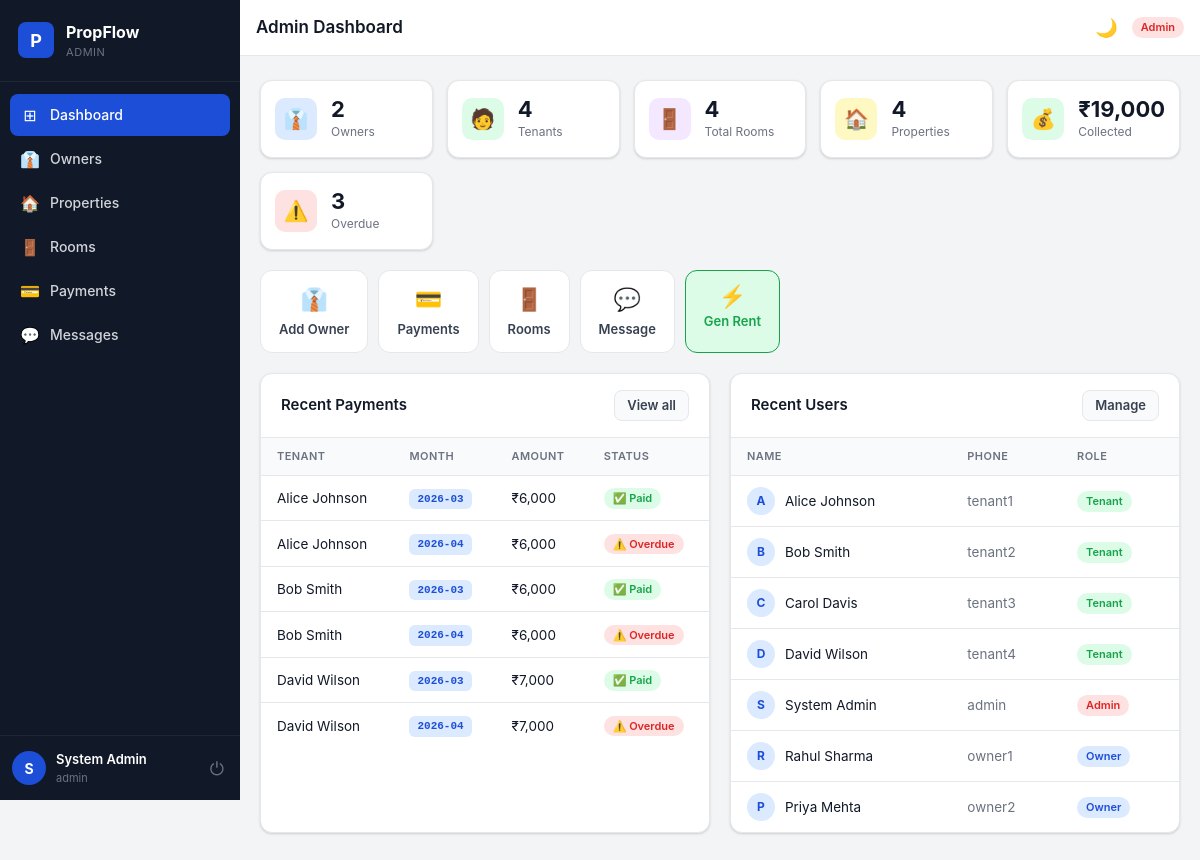
The page /admin/dashboard (signed in) on the database its author committed.
### models.py (models this page shows, shortened)
class User(UserMixin, db.Model):
    __tablename__ = "users"
    id            = db.Column(db.Integer, primary_key=True)
    phone         = db.Column(db.String(30),  unique=True, nullable=False)
    full_name     = db.Column(db.String(150), nullable=False)
    password_hash = db.Column(db.String(255), nullable=False)
    role          = db.Column(db.String(10),  nullable=False, default="tenant")  # admin|owner|tenant
    is_active     = db.Column(db.Boolean, default=True,  nullable=False)
    owner_id      = db.Column(db.Integer,
                               db.ForeignKey("users.id", ondelete="SET NULL"),
                               nullable=True)
    created_at    = db.Column(db.DateTime, default=now_utc, nullable=False)
    updated_at    = db.Column(db.DateTime, default=now_utc, onupdate=now_utc, nullable=False)
    owned_tenants     = db.relationship(
        "User", foreign_keys=[owner_id],
        backref=db.backref("owner_user", remote_side=[id]),
        lazy="dynamic"
    )
    properties        = db.relationship("Property",       back_populates="owner",
                                        foreign_keys="Property.owner_id",    lazy="dynamic")
    tenancies         = db.relationship("PropertyTenant", back_populates="tenant",
                                        foreign_keys="PropertyTenant.tenant_id", lazy="dynamic")
    payments          = db.relationship("Payment",        back_populates="tenant",
                                        foreign_keys="Payment.tenant_id",    lazy="dynamic")
    notifications     = db.relationship("Notification",   back_populates="user",   lazy="dynamic")
    sent_messages     = db.relationship("Message", back_populates="sender",
                                        foreign_keys="Message.sender_id",    lazy="dynamic")
    received_messages = db.relationship("Message", back_populates="receiver",
                                        foreign_keys="Message.receiver_id",  lazy="dynamic")
    room_assignments  = db.relationship("RoomTenant", back_populates="tenant",
                                        foreign_keys="RoomTenant.tenant_id", lazy="dynamic")
    __table_args__ = (
        Index("ix_users_phone", "phone"),
        Index("ix_users_role",  "role"),
        Index("ix_users_owner_role", "owner_id", "role"),
    )

class Payment(db.Model):
    __tablename__ = "payments"
    id             = db.Column(db.Integer, primary_key=True)
    tenant_id      = db.Column(db.Integer,
                                db.ForeignKey("users.id", ondelete="CASCADE"),
                                nullable=False)
    property_id    = db.Column(db.Integer,
                                db.ForeignKey("properties.id", ondelete="CASCADE"),
                                nullable=False)
    rent_month     = db.Column(db.String(7), nullable=True, index=True)
    amount         = db.Column(db.Numeric(10, 2), nullable=False)
    payment_type   = db.Column(db.String(30), default="rent")
    status         = db.Column(db.String(20), default="pending", nullable=False)
    due_date       = db.Column(db.DateTime, nullable=True)
    paid_at        = db.Column(db.DateTime, nullable=True)
    transaction_id = db.Column(db.String(100), unique=True, nullable=True)
    payment_method = db.Column(db.String(50),  nullable=True)
    description    = db.Column(db.Text, nullable=True)
    notes          = db.Column(db.Text, nullable=True)
    created_at     = db.Column(db.DateTime, default=now_utc)
    updated_at     = db.Column(db.DateTime, default=now_utc, onupdate=now_utc)
    tenant   = db.relationship("User",     back_populates="payments",  foreign_keys=[tenant_id])
    property = db.relationship("Property", back_populates="payments",  foreign_keys=[property_id])
    __table_args__ = (
        UniqueConstraint("tenant_id", "property_id", "rent_month",
                         name="uq_payment_tenant_property_month"),
        Index("ix_payments_tenant_status",  "tenant_id", "status"),
        Index("ix_payments_property_month", "property_id", "rent_month"),
        Index("ix_payments_status",         "status"),
        Index("ix_payments_due_date",       "due_date"),
    )

### routes/admin.py (the view)
@admin_bp.route("/dashboard")
@login_required
@role_required("admin")
def dashboard():
    mark_overdue_payments()
    stats = {
        "total_users":      User.query.filter_by(is_active=True).count(),
        "total_owners":     User.query.filter_by(role="owner",  is_active=True).count(),
        "total_tenants":    User.query.filter_by(role="tenant", is_active=True).count(),
        "total_properties": Property.query.filter_by(is_deleted=False).count(),
        "total_rooms":      Room.query.filter_by(is_active=True).count(),
        "total_payments":   Payment.query.count(),
        "revenue": float(db.session.query(
            db.func.coalesce(db.func.sum(Payment.amount), 0)
        ).filter_by(status="completed").scalar() or 0),
        "pending_payments": Payment.query.filter_by(status="pending").count(),
        "overdue_payments": Payment.query.filter_by(status="overdue").count(),
        "occupied_rooms":   sum(1 for r in Room.query.filter_by(is_active=True).all()
                                if hasattr(r, "get_occupancy") and (r.get_occupancy() or 0) > 0),
    }
    recent_payments = Payment.query.order_by(Payment.created_at.desc()).limit(10).all()
    recent_users    = User.query.order_by(User.created_at.desc()).limit(8).all()
    return render_template("admin/dashboard.html",
                           stats=stats,
                           recent_payments=recent_payments,
                           recent_users=recent_users)

### models.py (called while the page is built)
def now_utc():
    return datetime.now(timezone.utc).replace(tzinfo=None)

    def get_occupancy(self):
        return self.room_tenants.filter_by().count()

### routes/__init__.py (called while the page is built)
def role_required(*roles):
    def decorator(f):
        @wraps(f)
        def decorated(*args, **kwargs):
            if not current_user.is_authenticated:
                if request.path.startswith("/api/") or request.is_json:
                    return jsonify({"error": "Login required"}), 401
                return redirect(url_for("auth.login"))
            if current_user.role not in roles:
                if request.path.startswith("/api/") or request.is_json:
                    return jsonify({"error": "Access denied"}), 403
                abort(403)
            return f(*args, **kwargs)
        return decorated
    return decorator

### services/__init__.py (called while the page is built)
def _get_payment_svc():
    global _payment_svc
    if _payment_svc is None:
        _payment_svc = PaymentService()
    return _payment_svc

def mark_overdue_payments():
    return _get_payment_svc().mark_overdue()

### services/base.py (called while the page is built)
    def safe_commit(self, context: str = "") -> None:
        try:
            db.session.commit()
        except Exception as exc:
            db.session.rollback()
            self.log.error(
                f"DB commit failed: {context}",
                extra={"exception": str(exc), "exc_type": type(exc).__name__},
            )
            raise ServiceError(
                f"Database error while {context or 'saving changes'}. Please retry.",
                original=str(exc),
            ) from exc

### services/payment.py (called while the page is built)
    def mark_overdue(self) -> int:
        now = now_utc()
        count = (
            Payment.query
            .filter(Payment.status == "pending", Payment.due_date < now)
            .update({"status": "overdue"}, synchronize_session="fetch")
        )
        self.safe_commit("mark_overdue_payments")
        if count:
            self.log.info("Payments marked overdue", extra={"count": count})
        return count

### templates/admin/dashboard.html (shortened to what this page needs)
{% extends "base.html" %}
{% block page_title %}Admin Dashboard{% endblock %}
{% block content %}
<div class="stats-grid">
  <div class="stat-card"><div class="stat-icon" style="background:var(--c-blue-bg);color:var(--c-blue)">👔</div><div class="stat-body"><div class="stat-value">{{ stats.total_owners }}</div><div class="stat-label">Owners</div></div></div>
  <div class="stat-card"><div class="stat-icon" style="background:var(--c-green-bg);color:var(--c-green)">🧑</div><div class="stat-body"><div class="stat-value">{{ stats.total_tenants }}</div><div class="stat-label">Tenants</div></div></div>
  <div class="stat-card"><div class="stat-icon" style="background:var(--c-purple-bg);color:var(--c-purple)">🚪</div><div class="stat-body"><div class="stat-value">{{ stats.total_rooms }}</div><div class="stat-label">Total Rooms</div></div></div>
  <div class="stat-card"><div class="stat-icon" style="background:var(--c-yellow-bg);color:var(--c-yellow)">🏠</div><div class="stat-body"><div class="stat-value">{{ stats.total_properties }}</div><div class="stat-label">Properties</div></div></div>
  <div class="stat-card"><div class="stat-icon" style="background:var(--c-green-bg);color:var(--c-green)">💰</div><div class="stat-body"><div class="stat-value">₹{{ "{:,.0f}".format(stats.revenue) }}</div><div class="stat-label">Collected</div></div></div>
  <div class="stat-card"><div class="stat-icon" style="background:var(--c-red-bg);color:var(--c-red)">⚠️</div><div class="stat-body"><div class="stat-value">{{ stats.overdue_payments }}</div><div class="stat-label">Overdue</div></div></div>
</div>
<div class="quick-actions">
  <a href="{{ url_for('admin.users') }}"    class="qa-btn"><span>👔</span>Add Owner</a>
  <a href="{{ url_for('admin.payments') }}" class="qa-btn"><span>💳</span>Payments</a>
  <a href="{{ url_for('rooms.index') }}"    class="qa-btn"><span>🚪</span>Rooms</a>
  <a href="{{ url_for('chat.index') }}"     class="qa-btn"><span>💬</span>Message</a>
  <button onclick="openModal('genRentModal')" class="qa-btn qa-btn-accent"><span>⚡</span>Gen Rent</button>
</div>
<div class="two-col">
  <div class="card">
    <div class="card-header">
      <h2>Recent Payments</h2>
      <a href="{{ url_for('admin.payments') }}" class="btn btn-ghost btn-sm">View all</a>
    </div>
    <div class="table-wrap">
      <table class="table">
        <thead><tr><th>Tenant</th><th>Month</th><th>Amount</th><th>Status</th></tr></thead>
        <tbody>
          {% for p in recent_payments %}
          <tr>
            <td>{{ p.tenant.full_name if p.tenant else '—' }}</td>
            <td><span class="month-tag">{{ p.rent_month or '—' }}</span></td>
            <td>₹{{ "{:,.0f}".format(p.amount) }}</td>
            <td>
              {% if p.status == 'completed' %}<span class="badge badge-completed">✅ Paid</span>
              {% elif p.status == 'overdue' %}<span class="badge badge-overdue">⚠️ Overdue</span>
              {% else %}<span class="badge badge-pending">⏳ {{ p.status }}</span>{% endif %}
            </td>
          </tr>
          {% else %}
          <tr><td colspan="4" class="text-center text-muted py-32">No payments</td></tr>
          {% endfor %}
        </tbody>
      </table>
    </div>
  </div>
  <div class="card">
    <div class="card-header">
      <h2>Recent Users</h2>
      <a href="{{ url_for('admin.users') }}" class="btn btn-ghost btn-sm">Manage</a>
    </div>
    <div class="table-wrap">
      <table class="table">
        <thead><tr><th>Name</th><th>Phone</th><th>Role</th></tr></thead>
        <tbody>
          {% for u in recent_users %}
          <tr>
            <td><div class="user-cell"><div class="avatar avatar-sm">{{ u.full_name[0].upper() }}</div>{{ u.full_name }}</div></td>
            <td class="text-muted">{{ u.phone }}</td>
            <td><span class="role-badge role-{{ u.role }}">{{ u.role }}</span></td>
          </tr>
          {% else %}
          <tr><td colspan="3" class="text-center text-muted">No users</td></tr>
          {% endfor %}
        </tbody>
      </table>
    </div>
  </div>
</div>
{% endblock %}

### templates/base.html (shortened to what this page needs)
<!DOCTYPE html>
<html lang="en" data-theme="light">
<head>
  <link rel="stylesheet" href="{{ url_for('static', filename='css/style.css') }}"/>
</head>
<body>
<aside class="sidebar" id="sidebar">
  <div class="sidebar-logo">
    <div class="logo-icon">P</div>
    <div>
      <div class="logo-name">PropFlow</div>
      <div class="logo-role">{{ current_user.role | capitalize }}</div>
    </div>
  </div>
  <nav class="sidebar-nav">
    {% if current_user.role == 'admin' %}
      <a href="{{ url_for('admin.dashboard') }}"  class="nav-item {% if request.endpoint == 'admin.dashboard'   %}active{% endif %}"><span class="nav-icon">⊞</span>Dashboard</a>
      <a href="{{ url_for('admin.users') }}"      class="nav-item {% if request.endpoint == 'admin.users'      %}active{% endif %}"><span class="nav-icon">👔</span>Owners</a>
      <a href="{{ url_for('admin.properties') }}" class="nav-item {% if request.endpoint == 'admin.properties' %}active{% endif %}"><span class="nav-icon">🏠</span>Properties</a>
      <a href="{{ url_for('rooms.index') }}"      class="nav-item {% if 'rooms' in request.endpoint            %}active{% endif %}"><span class="nav-icon">🚪</span>Rooms</a>
      <a href="{{ url_for('admin.payments') }}"   class="nav-item {% if request.endpoint == 'admin.payments'   %}active{% endif %}"><span class="nav-icon">💳</span>Payments</a>
      <a href="{{ url_for('chat.index') }}"       class="nav-item {% if 'chat' in request.endpoint             %}active{% endif %}">
        <span class="nav-icon">💬</span>Messages
      </a>
    {% endif %}
  </nav>
  <div class="sidebar-footer">
    <div class="user-info">
      <div class="user-avatar">{{ current_user.full_name[0].upper() }}</div>
      <div>
        <div class="user-name">{{ current_user.full_name }}</div>
        <div class="user-phone">{{ current_user.phone }}</div>
      </div>
    </div>
    <a href="{{ url_for('auth.logout') }}" class="logout-btn" title="Logout">⏻</a>
  </div>
</aside>
<div class="main-wrap">
  <header class="topbar">
    <h1 class="page-title">{% block page_title %}{% endblock %}</h1>
    <div class="topbar-right">
      <button class="icon-btn" id="darkToggle" onclick="toggleDark()" title="Dark mode" aria-label="Toggle dark mode">🌙</button>
      <span class="role-badge role-{{ current_user.role }}">{{ current_user.role }}</span>
    </div>
  </header>
  <main class="page-content">
    {% block content %}{% endblock %}
  </main>
</div>
</body>
</html>

### rows shown on the page
User: role "ADMIN", full_name "S", full_name "System Admin", phone "admin", role "Admin"
Payment: tenant "Alice Johnson", rent_month "2026-03", amount "6,000", status "✅ Paid"
Payment: tenant "Alice Johnson", rent_month "2026-04", amount "6,000", status "⚠️ Overdue"
Payment: tenant "Bob Smith", rent_month "2026-03", amount "6,000", status "✅ Paid"
Payment: tenant "Bob Smith", rent_month "2026-04", amount "6,000", status "⚠️ Overdue"
Payment: tenant "David Wilson", rent_month "2026-03", amount "7,000", status "✅ Paid"
Payment: tenant "David Wilson", rent_month "2026-04", amount "7,000", status "⚠️ Overdue"
User: full_name "A", full_name "Alice Johnson", phone "tenant1", role "Tenant"
User: full_name "B", full_name "Bob Smith", phone "tenant2", role "Tenant"
User: full_name "C", full_name "Carol Davis", phone "tenant3", role "Tenant"
User: full_name "D", full_name "David Wilson", phone "tenant4", role "Tenant"
User: full_name "R", full_name "Rahul Sharma", phone "owner1", role "Owner"
User: full_name "P", full_name "Priya Mehta", phone "owner2", role "Owner"

### other values the page prints
{{ stats.total_owners }} "2"
{{ stats.total_tenants }} "4"
{{ stats.total_rooms }} "4"
{{ stats.total_properties }} "4"
{{ "{:,.0f}".format(stats.revenue) }} "19,000"
{{ stats.overdue_payments }} "3"
